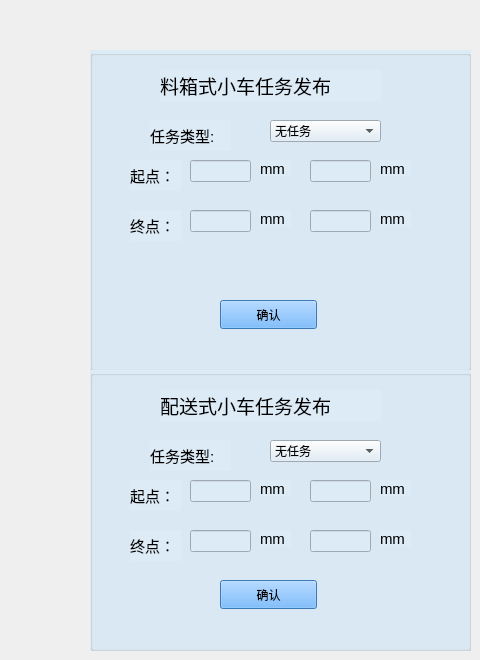
      <widget class="QWidget" name="tab_7">
       <attribute name="title">
        <string>发任务</string>
       </attribute>
       <widget class="QGroupBox" name="s_task1">
        <property name="geometry">
         <rect>
          <x>90</x>
          <y>50</y>
          <width>381</width>
          <height>321</height>
         </rect>
        </property>
        <property name="styleSheet">
         <string notr="true">background-color: rgb(221, 235, 246);</string>
        </property>
        <property name="title">
         <string/>
        </property>
        <widget class="QLabel" name="label_292">
         <property name="geometry">
          <rect>
           <x>60</x>
           <y>70</y>
           <width>81</width>
           <height>31</height>
          </rect>
         </property>
         <property name="text">
          <string>&lt;html&gt;&lt;head/&gt;&lt;body&gt;&lt;p&gt;&lt;span style=&quot; font-size:11pt;&quot;&gt;任务类型:&lt;/span&gt;&lt;/p&gt;&lt;/body&gt;&lt;/html&gt;</string>
         </property>
        </widget>
        <widget class="QComboBox" name="s_task1_type">
         <property name="geometry">
          <rect>
           <x>180</x>
           <y>70</y>
           <width>111</width>
           <height>22</height>
          </rect>
         </property>
         <item>
          <property name="text">
           <string>无任务</string>
          </property>
         </item>
         <item>
          <property name="text">
           <string>出库</string>
          </property>
         </item>
         <item>
          <property name="text">
           <string>入库</string>
          </property>
         </item>
         <item>
          <property name="text">
           <string>移库</string>
          </property>
         </item>
        </widget>
        <widget class="QPushButton" name="s_task1_Button">
         <property name="geometry">
          <rect>
           <x>130</x>
           <y>250</y>
           <width>97</width>
           <height>29</height>
          </rect>
         </property>
         <property name="styleSheet">
          <string notr="true">background-color: rgb(85, 170, 255);</string>
         </property>
         <property name="text">
          <string>确认</string>
         </property>
        </widget>
        <widget class="QLabel" name="label_294">
         <property name="geometry">
          <rect>
           <x>70</x>
           <y>20</y>
           <width>221</width>
           <height>31</height>
          </rect>
         </property>
         <property name="text">
          <string>&lt;html&gt;&lt;head/&gt;&lt;body&gt;&lt;p&gt;&lt;span style=&quot; font-size:14pt;&quot;&gt;料箱式小车任务发布&lt;/span&gt;&lt;/p&gt;&lt;/body&gt;&lt;/html&gt;</string>
         </property>
        </widget>
        <widget class="QLabel" name="label_295">
         <property name="geometry">
          <rect>
           <x>40</x>
           <y>110</y>
           <width>51</width>
           <height>31</height>
          </rect>
         </property>
         <property name="text">
          <string>&lt;html&gt;&lt;head/&gt;&lt;body&gt;&lt;p&gt;&lt;span style=&quot; font-size:11pt;&quot;&gt;起点：&lt;/span&gt;&lt;/p&gt;&lt;/body&gt;&lt;/html&gt;</string>
         </property>
        </widget>
        <widget class="QLineEdit" name="s_task1_start_x">
         <property name="geometry">
          <rect>
           <x>100</x>
           <y>110</y>
           <width>61</width>
           <height>22</height>
          </rect>
         </property>
        </widget>
        <widget class="QLabel" name="label_11">
         <property name="geometry">
          <rect>
           <x>170</x>
           <y>110</y>
           <width>31</width>
           <height>16</height>
          </rect>
         </property>
         <property name="text">
          <string>&lt;html&gt;&lt;head/&gt;&lt;body&gt;&lt;p&gt;&lt;span style=&quot; font-size:11pt;&quot;&gt;mm&lt;/span&gt;&lt;/p&gt;&lt;/body&gt;&lt;/html&gt;</string>
         </property>
        </widget>
        <widget class="QLineEdit" name="s_task1_start_y">
         <property name="geometry">
          <rect>
           <x>220</x>
           <y>110</y>
           <width>61</width>
           <height>22</height>
          </rect>
         </property>
        </widget>
        <widget class="QLabel" name="label_16">
         <property name="geometry">
          <rect>
           <x>290</x>
           <y>110</y>
           <width>31</width>
           <height>16</height>
          </rect>
         </property>
         <property name="text">
          <string>&lt;html&gt;&lt;head/&gt;&lt;body&gt;&lt;p&gt;&lt;span style=&quot; font-size:11pt;&quot;&gt;mm&lt;/span&gt;&lt;/p&gt;&lt;/body&gt;&lt;/html&gt;</string>
         </property>
        </widget>
        <widget class="QLabel" name="label_296">
         <property name="geometry">
          <rect>
           <x>40</x>
           <y>160</y>
           <width>51</width>
           <height>31</height>
          </rect>
         </property>
         <property name="text">
          <string>&lt;html&gt;&lt;head/&gt;&lt;body&gt;&lt;p&gt;&lt;span style=&quot; font-size:11pt;&quot;&gt;终点：&lt;/span&gt;&lt;/p&gt;&lt;/body&gt;&lt;/html&gt;</string>
         </property>
        </widget>
        <widget class="QLineEdit" name="s_task1_end_x">
         <property name="geometry">
          <rect>
           <x>100</x>
           <y>160</y>
           <width>61</width>
           <height>22</height>
          </rect>
         </property>
        </widget>
        <widget class="QLabel" name="label_47">
         <property name="geometry">
          <rect>
           <x>170</x>
           <y>160</y>
           <width>31</width>
           <height>16</height>
          </rect>
         </property>
         <property name="text">
          <string>&lt;html&gt;&lt;head/&gt;&lt;body&gt;&lt;p&gt;&lt;span style=&quot; font-size:11pt;&quot;&gt;mm&lt;/span&gt;&lt;/p&gt;&lt;/body&gt;&lt;/html&gt;</string>
         </property>
        </widget>
        <widget class="QLineEdit" name="s_task1_end_y">
         <property name="geometry">
          <rect>
           <x>220</x>
           <y>160</y>
           <width>61</width>
           <height>22</height>
          </rect>
         </property>
        </widget>
        <widget class="QLabel" name="label_48">
         <property name="geometry">
          <rect>
           <x>290</x>
           <y>160</y>
           <width>31</width>
           <height>16</height>
          </rect>
         </property>
         <property name="text">
          <string>&lt;html&gt;&lt;head/&gt;&lt;body&gt;&lt;p&gt;&lt;span style=&quot; font-size:11pt;&quot;&gt;mm&lt;/span&gt;&lt;/p&gt;&lt;/body&gt;&lt;/html&gt;</string>
         </property>
        </widget>
       </widget>
       <widget class="QGroupBox" name="s_task2">
        <property name="geometry">
         <rect>
          <x>90</x>
          <y>370</y>
          <width>381</width>
          <height>281</height>
         </rect>
        </property>
        <property name="styleSheet">
         <string notr="true">background-color: rgb(221, 235, 246);</string>
        </property>
        <property name="title">
         <string/>
        </property>
        <widget class="QLabel" name="label_293">
         <property name="geometry">
          <rect>
           <x>60</x>
           <y>70</y>
           <width>81</width>
           <height>31</height>
          </rect>
         </property>
         <property name="text">
          <string>&lt;html&gt;&lt;head/&gt;&lt;body&gt;&lt;p&gt;&lt;span style=&quot; font-size:11pt;&quot;&gt;任务类型:&lt;/span&gt;&lt;/p&gt;&lt;/body&gt;&lt;/html&gt;</string>
         </property>
        </widget>
        <widget class="QComboBox" name="s_task2_type">
         <property name="geometry">
          <rect>
           <x>180</x>
           <y>70</y>
           <width>111</width>
           <height>22</height>
          </rect>
         </property>
         <item>
          <property name="text">
           <string>无任务</string>
          </property>
         </item>
         <item>
          <property name="text">
           <string>出库</string>
          </property>
         </item>
         <item>
          <property name="text">
           <string>入库</string>
          </property>
         </item>
        </widget>
        <widget class="QPushButton" name="s_task2_Button">
         <property name="geometry">
          <rect>
           <x>130</x>
           <y>210</y>
           <width>97</width>
           <height>29</height>
          </rect>
         </property>
         <property name="styleSheet">
          <string notr="true">background-color: rgb(85, 170, 255);</string>
         </property>
         <property name="text">
          <string>确认</string>
         </property>
        </widget>
        <widget class="QLabel" name="label_297">
         <property name="geometry">
          <rect>
           <x>70</x>
           <y>20</y>
           <width>221</width>
           <height>31</height>
          </rect>
         </property>
         <property name="text">
          <string>&lt;html&gt;&lt;head/&gt;&lt;body&gt;&lt;p&gt;&lt;span style=&quot; font-size:14pt;&quot;&gt;配送式小车任务发布&lt;/span&gt;&lt;/p&gt;&lt;/body&gt;&lt;/html&gt;</string>
         </property>
        </widget>
        <widget class="QLabel" name="label_298">
         <property name="geometry">
          <rect>
           <x>40</x>
           <y>110</y>
           <width>51</width>
           <height>31</height>
          </rect>
         </property>
         <property name="text">
          <string>&lt;html&gt;&lt;head/&gt;&lt;body&gt;&lt;p&gt;&lt;span style=&quot; font-size:11pt;&quot;&gt;起点：&lt;/span&gt;&lt;/p&gt;&lt;/body&gt;&lt;/html&gt;</string>
         </property>
        </widget>
        <widget class="QLineEdit" name="s_task2_start_x">
         <property name="geometry">
          <rect>
           <x>100</x>
           <y>110</y>
           <width>61</width>
           <height>22</height>
          </rect>
         </property>
        </widget>
        <widget class="QLabel" name="label_49">
         <property name="geometry">
          <rect>
           <x>170</x>
           <y>110</y>
           <width>31</width>
           <height>16</height>
          </rect>
         </property>
         <property name="text">
          <string>&lt;html&gt;&lt;head/&gt;&lt;body&gt;&lt;p&gt;&lt;span style=&quot; font-size:11pt;&quot;&gt;mm&lt;/span&gt;&lt;/p&gt;&lt;/body&gt;&lt;/html&gt;</string>
         </property>
        </widget>
        <widget class="QLineEdit" name="s_task2_start_y">
         <property name="geometry">
          <rect>
           <x>220</x>
           <y>110</y>
           <width>61</width>
           <height>22</height>
          </rect>
         </property>
        </widget>
        <widget class="QLabel" name="label_52">
         <property name="geometry">
          <rect>
           <x>290</x>
           <y>110</y>
           <width>31</width>
           <height>16</height>
          </rect>
         </property>
         <property name="text">
          <string>&lt;html&gt;&lt;head/&gt;&lt;body&gt;&lt;p&gt;&lt;span style=&quot; font-size:11pt;&quot;&gt;mm&lt;/span&gt;&lt;/p&gt;&lt;/body&gt;&lt;/html&gt;</string>
         </property>
        </widget>
        <widget class="QLabel" name="label_299">
         <property name="geometry">
          <rect>
           <x>40</x>
           <y>160</y>
           <width>51</width>
           <height>31</height>
          </rect>
         </property>
         <property name="text">
          <string>&lt;html&gt;&lt;head/&gt;&lt;body&gt;&lt;p&gt;&lt;span style=&quot; font-size:11pt;&quot;&gt;终点：&lt;/span&gt;&lt;/p&gt;&lt;/body&gt;&lt;/html&gt;</string>
         </property>
        </widget>
        <widget class="QLineEdit" name="s_task2_end_x">
         <property name="geometry">
          <rect>
           <x>100</x>
           <y>160</y>
           <width>61</width>
           <height>22</height>
          </rect>
         </property>
        </widget>
        <widget class="QLabel" name="label_53">
         <property name="geometry">
          <rect>
           <x>170</x>
           <y>160</y>
           <width>31</width>
           <height>16</height>
          </rect>
         </property>
         <property name="text">
          <string>&lt;html&gt;&lt;head/&gt;&lt;body&gt;&lt;p&gt;&lt;span style=&quot; font-size:11pt;&quot;&gt;mm&lt;/span&gt;&lt;/p&gt;&lt;/body&gt;&lt;/html&gt;</string>
         </property>
        </widget>
        <widget class="QLineEdit" name="s_task2_end_y">
         <property name="geometry">
          <rect>
           <x>220</x>
           <y>160</y>
           <width>61</width>
           <height>22</height>
          </rect>
         </property>
        </widget>
        <widget class="QLabel" name="label_54">
         <property name="geometry">
          <rect>
           <x>290</x>
           <y>160</y>
           <width>31</width>
           <height>16</height>
          </rect>
         </property>
         <property name="text">
          <string>&lt;html&gt;&lt;head/&gt;&lt;body&gt;&lt;p&gt;&lt;span style=&quot; font-size:11pt;&quot;&gt;mm&lt;/span&gt;&lt;/p&gt;&lt;/body&gt;&lt;/html&gt;</string>
         </property>
        </widget>
       </widget>
      </widget>
